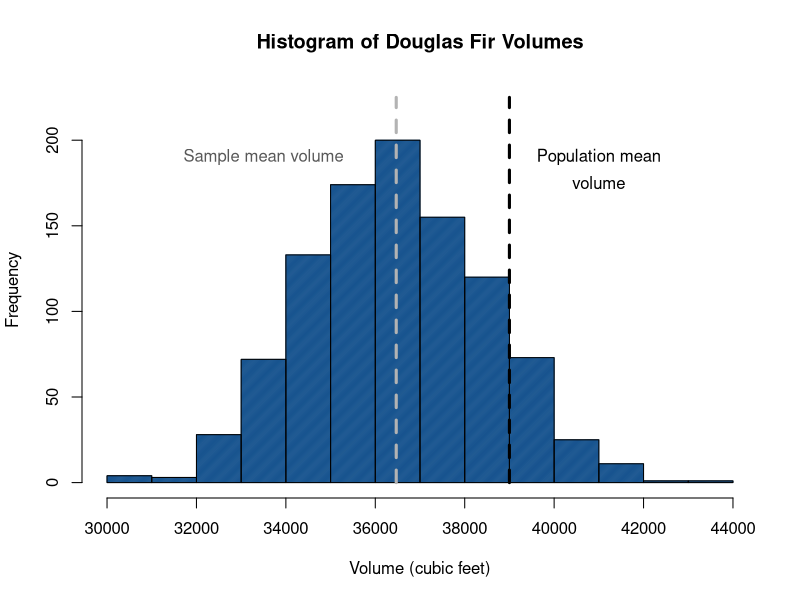
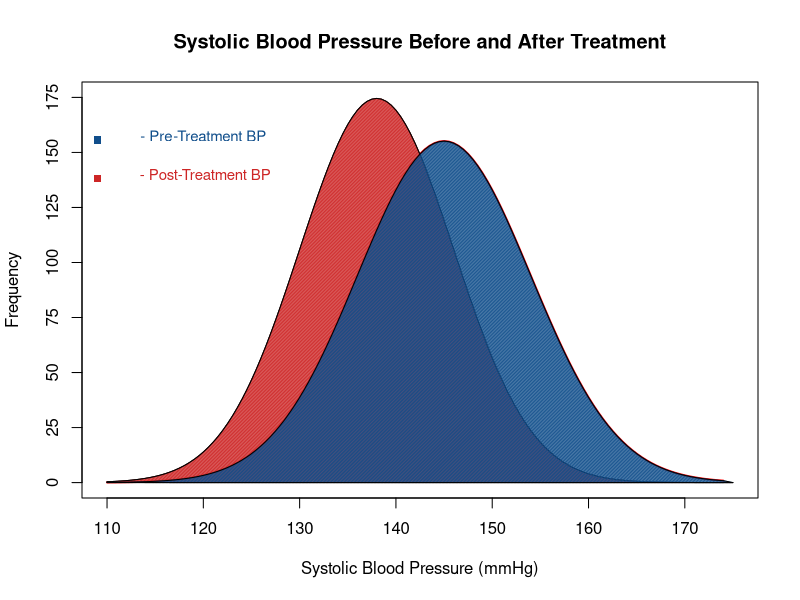
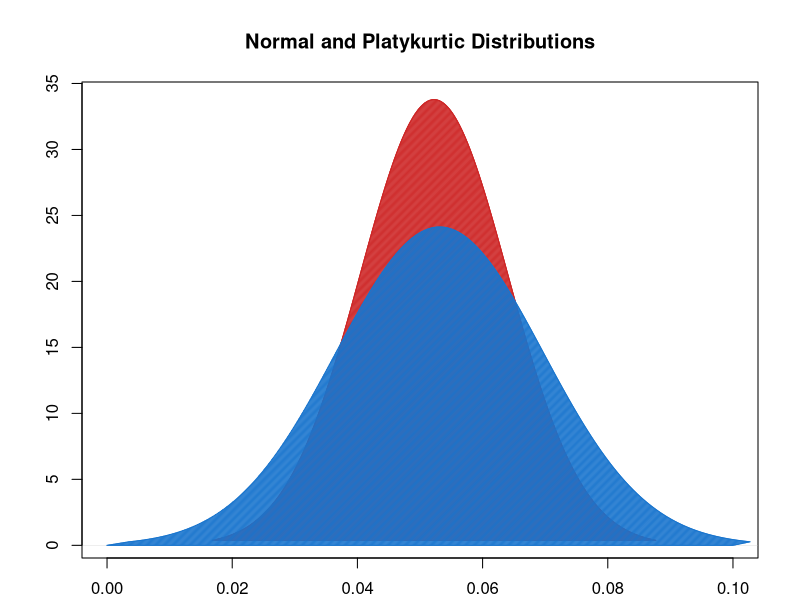

Here is the R script that generated these plots, in order:
###############################################################################
# One-Sample t-Test Example
###############################################################################

set.seed(0)
treeVolume <- c(rnorm(1000, mean = 36500, sd = 2000))
t.test(treeVolume, mu = 39000)

hist(treeVolume, freq = TRUE, density = 150, col = "dodgerblue4",
     border = "black", breaks = 15, 
     main = "Histogram of Douglas Fir Volumes",
     xlab = "Volume (cubic feet)", xlim = c(30000, 44000),
     ylim = c(0, 225))

segments(39000, 0, 39000, 225, lwd = 3,
         lty = 2)
text(41000, 190, "Population mean")
text(41000, 175, "volume")

segments(mean(treeVolume), 0, mean(treeVolume), 225,
         lwd = 3, lty = 2, col = "gray70")
text(33500, 190, "Sample mean volume", col = "gray35")

###############################################################################
# Paired-Samples Example
###############################################################################

# Let's say that we're measuring systolic
# blood pressures of patients before and
# after treatment with a drug meant to 
# reduce hypertension

set.seed(2820)

# We have 500 patients with a preTreat systolic
# bp of M = 145, SD = 11
preTreat <- c(rnorm(1000, mean = 145, sd = 9))

# And a postTreat systolic bp M = 130
# and SD = 15
postTreat <- c(rnorm(1000, mean = 138, sd = 8))

# Did the treatment reduce hypertension?
t.test(preTreat, postTreat, paired=TRUE)

bloodPressures <- data.frame(Systolic = c(preTreat, postTreat),
                         Treatment = c(rep("Pre-Treatment", 1000), 
                                       rep("Post-Treatment", 1000)))

# Optional histogram using ggplot

# library(ggplot2)
# ggplot(bloodPressures, aes(x = Systolic, fill = Treatment)) +
#   geom_bar(binwidth = 3, colour = "black", position = "identity", alpha = 0.6) + 
#   xlim(117, 174) +
#   xlab("Systolic Blood Pressure (mmHg)") + 
#   ggtitle("Systolic Blood Pressure Before and After Treatment")

x <- seq(from = 110, to = 174, by = 0.5)
y1 <- dnorm(x, mean = 145, sd = 9)
y2 <- dnorm(x, mean = 138, sd = 8)
plot(x, y1, type="l", lwd=2, col="red",
     main="Systolic Blood Pressure Before and After Treatment",
     xlab = "Systolic Blood Pressure (mmHg)",
     ylab = "Frequency", yaxt="n",
     xlim = c(110, 175), ylim = c(0, 0.05))
lines(x, y2)
polygon(c(110,x,175),c(0,y2,0), col="firebrick3", density = 100,
        border = "black")
polygon(c(117,x,175),c(0,y1,0), col="dodgerblue4", density = 100,
        border = "black")

ylab=c(seq(from=0, to=175, by=25))
y=c(seq(from=0, to=0.05, length.out = 8))
axis(2,at=y,labels=ylab)

text(x = 120, y = 0.045, "- Pre-Treatment BP", col = "dodgerblue4", cex = 0.9)
text(x = 120, y = 0.04, " - Post-Treatment BP", col = "firebrick3", cex = 0.9)
points(109, 0.0445, pch = 15, col = "dodgerblue4")
points(109, 0.0395, pch = 15, col = "firebrick3")

###############################################################################
# Equality of Variance
###############################################################################

# For Levene's Test:
library(car)
leveneTest(bloodPressures$Systolic, bloodPressures$Treatment)

# Or:
var.test(preTreat, postTreat)

###############################################################################
# Kurtosis
###############################################################################

par(mar = c(2.1,4.1,4.1,2.1))
set.seed(0)
x <- c(rep(
  mean(
    rnorm(10000,0,5)
    ),1000)
  )
plot(density(x), xlab = "",
     ylab = "", main = "Normal and Platykurtic Distributions",
     col = "firebrick3",
     xlim = c(0,0.1))
polygon(density(x), col = "firebrick3", density = 125)

set.seed(0)
x <- c(rep(
  mean(
    rnorm(10000,0,7)
  ),1000)
)

dens <- density(x)
polygon(c(0,dens$x-0.02,0.1), c(0,dens$y,0), col="dodgerblue3", density = 125)

###############################################################################
# Implementation in R
###############################################################################

# Independent 2-group t-test
# where y1 and y2 are numeric
set.seed(0)
ClevelandSpending <- rnorm(50, mean = 250, sd = 75)
NYSpending <- rnorm(50, mean = 300, sd = 80)
t.test(ClevelandSpending, NYSpending, var.equal=TRUE)

# Independent 2-group t-test
# where y1 is numeric and y2 is binary
spending <- c(ClevelandSpending, NYSpending)
city <- c(rep("Cleveland", 50), rep("New York", 50))
t.test(spending~city, var.equal=TRUE)

# Independent 2-group t-test
# Equal variances not assumed
t.test(ClevelandSpending, NYSpending, var.equal=FALSE)

# Paired-samples t-test
# where y1 & y2 are numeric
set.seed(2820)
preTreat <- c(rnorm(1000, mean = 145, sd = 9))
postTreat <- c(rnorm(1000, mean = 138, sd = 8))
t.test(preTreat, postTreat, paired=TRUE)

# One-sample t-test
set.seed(0)
treeVolume <- c(rnorm(75, mean = 36500, sd = 2000))
t.test(treeVolume, mu = 39000) # Ho: mu = 39000